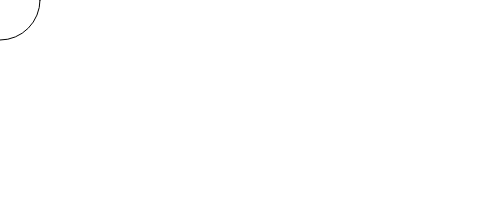
Frame 1 (no input)
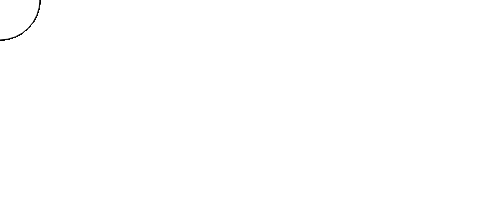
Frame 60 (no input)
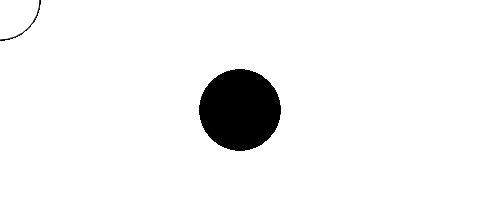
Frame 120 (the mouse pressed at the canvas centre since frame 60)

The p5.js sketch that drew these frames (run headless with seeded random() and noise() and a simulated clock; from frame 60 on, the mouse is pressed at the canvas centre):

// p5.js sketch
// ── sketch.js
function setup() {
  createCanvas(480, 220);
}

function draw() {
 if(mouseIsPressed){
   fill(0);
 } else {
   fill(255);
 }
ellipse(mouseX, mouseY, 80, 80);
}
